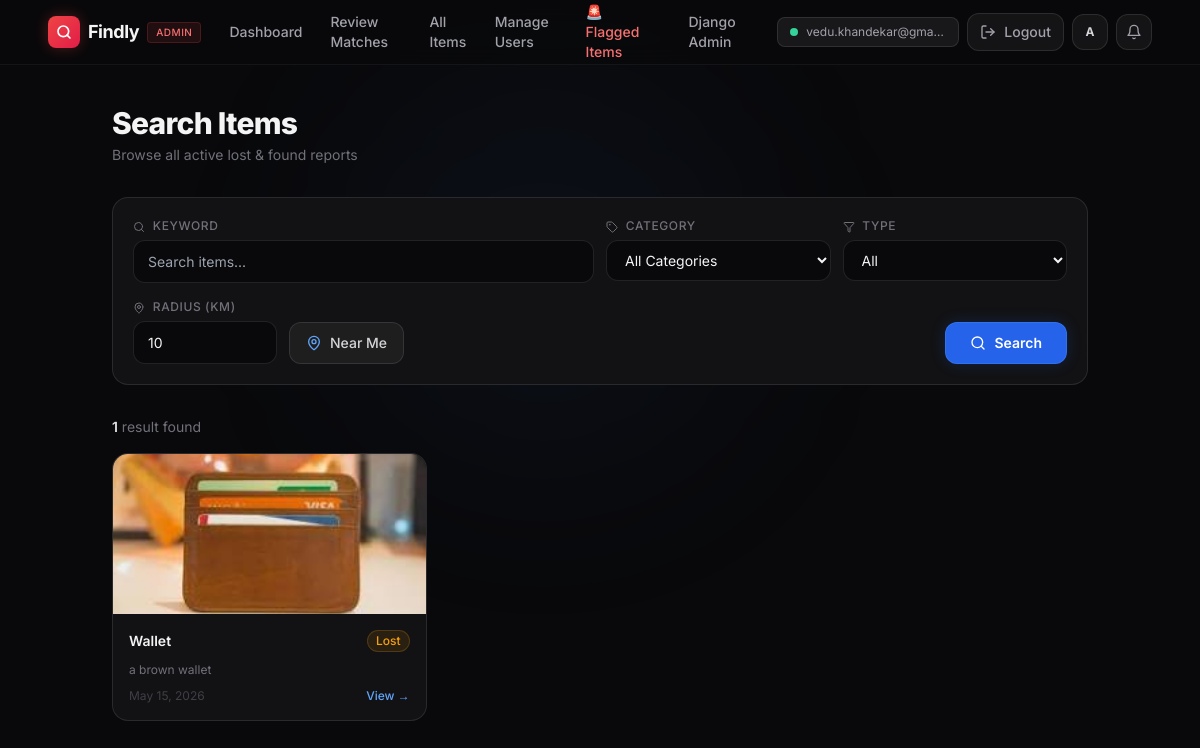
Screenshot of /search/ (signed in) with the database file from the repository.
### core/models.py (models this page shows, shortened)
class User(AbstractBaseUser):
    ROLE_CHOICES = (
        ('Admin', 'Admin'),
        ('User', 'User'),
    )
    GENDER_CHOICES = (
        ('Male', 'Male'),
        ('Female', 'Female'),
        ('Other', 'Other'),
    )
    email = models.EmailField(unique=True)
    first_name = models.CharField(max_length=20, null=True, blank=True)
    last_name = models.CharField(max_length=20, null=True, blank=True)
    gender = models.CharField(max_length=10, choices=GENDER_CHOICES, null=True, blank=True)
    mobile = models.CharField(max_length=15, null=True, blank=True)
    role = models.CharField(max_length=20, choices=ROLE_CHOICES, default='User')
    rating_score = models.DecimalField(max_digits=3, decimal_places=2, default=5.00)
    profile_image = models.ImageField(upload_to='profile_images/', null=True, blank=True)
    reward_amount = models.DecimalField(max_digits=8, decimal_places=2, default=0.00)
    otp_code = models.CharField(max_length=6, null=True, blank=True)
    otp_created_at = models.DateTimeField(null=True, blank=True)
    is_active = models.BooleanField(default=False)  # User stays inactive until OTP is verified
    is_staff = models.BooleanField(default=False)
    is_admin = models.BooleanField(default=False)
    created_at = models.DateTimeField(auto_now_add=True)
    updated_at = models.DateTimeField(auto_now=True)
    objects = UserManager()
    USERNAME_FIELD = 'email'
    REQUIRED_FIELDS = []

class Item(models.Model):
    REPORT_TYPE_CHOICES = [('Lost', 'Lost'), ('Found', 'Found')]
    CATEGORY_CHOICES = [
        ('Electronics', 'Electronics'),
        ('Wallet',      'Wallet'),
        ('Keys',        'Keys'),
        ('Bag',         'Bag'),
        ('Documents',   'Documents'),
        ('Jewellery',   'Jewellery'),
        ('Clothing',    'Clothing'),
        ('Other',       'Other'),
    ]
    STATUS_CHOICES = [
        ('Active',    'Active'),
        ('Matching',  'Matching'),
        ('Recovered', 'Recovered'),
        ('Blocked',   'Blocked'),
        ('UnderReview', 'Under Review'),
    ]
    item_id         = models.UUIDField(primary_key=True, default=uuid.uuid4, editable=False)
    reporter        = models.ForeignKey(User, on_delete=models.CASCADE, related_name='reported_items')
    report_type     = models.CharField(max_length=5,  choices=REPORT_TYPE_CHOICES)
    category        = models.CharField(max_length=20, choices=CATEGORY_CHOICES)
    description     = models.TextField()
    image           = models.ImageField(upload_to='item_images/', blank=True, null=True)
    qr_code_id      = models.CharField(max_length=100, unique=True, blank=True, null=True)
    latitude        = models.DecimalField(max_digits=22, decimal_places=16, default=0)
    longitude       = models.DecimalField(max_digits=22, decimal_places=16, default=0)
    status          = models.CharField(max_length=15, choices=STATUS_CHOICES, default='Active')
    timestamp_event = models.DateTimeField()
    reward_amount   = models.DecimalField(max_digits=8, decimal_places=2, default=0.00)
    created_at      = models.DateTimeField(auto_now_add=True)
    is_sensitive    = models.BooleanField(default=False)
    is_blocked      = models.BooleanField(default=False)
    blocked_reason  = models.CharField(max_length=255, null=True, blank=True)
    blocked_by      = models.ForeignKey(User, on_delete=models.SET_NULL, null=True, blank=True, related_name='blocked_items')
    blocked_at      = models.DateTimeField(null=True, blank=True)
    flagged_by      = models.ManyToManyField(User, blank=True, related_name='flagged_items')
    flag_count      = models.IntegerField(default=0)

### core/views.py (the view, shortened to what this page needs)
# urls.py: path('search/', views.search_items_view, name='search_items'),
def search_items_view(request):
    form  = ItemSearchForm(request.GET or None)
    items = Item.objects.filter(status='Active', is_blocked=False)
    return render(request, 'core/search.html', {'form': form, 'items': items})

### core/forms.py
class ItemSearchForm(forms.Form):
    query       = forms.CharField(
        required=False,
        widget=forms.TextInput(attrs={'class': 'form-control', 'placeholder': 'Search items...'})
    )
    category    = forms.ChoiceField(
        required=False,
        choices=[('', 'All Categories')] + Item.CATEGORY_CHOICES,
        widget=forms.Select(attrs={'class': 'form-select'})
    )
    report_type = forms.ChoiceField(
        required=False,
        choices=[('', 'All'), ('Lost', 'Lost'), ('Found', 'Found')],
        widget=forms.Select(attrs={'class': 'form-select'})
    )
    latitude    = forms.DecimalField(required=False, widget=forms.HiddenInput())
    longitude   = forms.DecimalField(required=False, widget=forms.HiddenInput())
    radius_km   = forms.IntegerField(
        required=False, initial=10,
        widget=forms.NumberInput(attrs={'class': 'form-control', 'placeholder': 'Radius (km)'})
    )

### templates/core/search.html (shortened to what this page needs)
<!DOCTYPE html>
<html lang="en">
<head>
    <script src="https://cdn.tailwindcss.com"></script>
</head>
<body class="bg-[#09090B] text-zinc-50 font-sans antialiased min-h-screen">
{% if request.user.is_authenticated %}
    {% if request.user.role == 'Admin' %}
        {% include 'navbar_admin.html' %}
    {% else %}
        {% include 'navbar_user.html' %}
    {% endif %}
{% else %}
    {% include 'navbar.html' %}
{% endif %}
<main class="max-w-5xl mx-auto px-4 sm:px-6 py-10 relative">
    <div class="mb-8">
        <h1 class="text-3xl font-extrabold tracking-tight text-zinc-100">Search Items</h1>
        <p class="text-zinc-500 text-sm mt-1">Browse all active lost & found reports</p>
    </div>
    <form method="GET" class="bg-[#121214] border border-white/10 rounded-2xl p-5 mb-8">
        <div class="grid grid-cols-1 sm:grid-cols-2 lg:grid-cols-4 gap-3 mb-4">
            <div class="lg:col-span-2">
                <label class="block text-xs font-medium text-zinc-500 uppercase tracking-wider mb-1.5">
                    <i data-lucide="search" class="w-3 h-3 inline mr-1"></i> Keyword
                </label>
                {{ form.query }}
            </div>
            <div>
                <label class="block text-xs font-medium text-zinc-500 uppercase tracking-wider mb-1.5">
                    <i data-lucide="tag" class="w-3 h-3 inline mr-1"></i> Category
                </label>
                {{ form.category }}
            </div>
            <div>
                <label class="block text-xs font-medium text-zinc-500 uppercase tracking-wider mb-1.5">
                    <i data-lucide="filter" class="w-3 h-3 inline mr-1"></i> Type
                </label>
                {{ form.report_type }}
            </div>
        </div>
        <div class="flex flex-col sm:flex-row gap-3 items-start sm:items-end">
            <div class="w-full sm:w-36">
                <label class="block text-xs font-medium text-zinc-500 uppercase tracking-wider mb-1.5">
                    <i data-lucide="map-pin" class="w-3 h-3 inline mr-1"></i> Radius (km)
                </label>
                {{ form.radius_km }}
            </div>
            <button type="button" onclick="getLocation()"
                class="inline-flex items-center gap-2 px-4 py-2.5 rounded-xl border border-white/10 bg-white/5 text-zinc-300 text-sm font-medium hover:bg-white/10 transition-all whitespace-nowrap">
                <i data-lucide="map-pin" class="w-4 h-4 text-blue-400"></i> Near Me
            </button>
            <button type="submit"
                class="ml-auto inline-flex items-center gap-2 px-6 py-2.5 rounded-xl bg-blue-600 hover:bg-blue-500 text-white text-sm font-semibold transition-all shadow-[0_0_15px_rgba(37,99,235,0.2)] border border-blue-500/50">
                <i data-lucide="search" class="w-4 h-4"></i> Search
            </button>
        </div>
    </form>
    {% if items %}
        <div class="flex items-center justify-between mb-4">
            <p class="text-zinc-500 text-sm">
                <span class="text-zinc-200 font-semibold">{{ items|length }}</span>
                result{{ items|length|pluralize }} found
            </p>
        </div>
        <div class="grid grid-cols-1 sm:grid-cols-2 lg:grid-cols-3 gap-4">
            {% for item in items %}
            <a href="{% url 'core:item_detail' item.item_id %}"
                class="bg-[#121214] border border-white/10 rounded-2xl overflow-hidden hover:border-white/25 hover:-translate-y-0.5 transition-all group block">
                {% if item.image %}
                    <img src="{{ item.image.url }}" class="w-full h-40 object-cover"/>
                {% endif %}
                <div class="p-4">
                    <div class="flex items-center justify-between mb-2">
                        <span class="font-semibold text-zinc-100 text-sm">{{ item.category }}</span>
                        {% if item.report_type == 'Lost' %}
                            <span class="px-2 py-0.5 rounded-full text-xs font-medium bg-amber-500/10 text-amber-500 border border-amber-500/20">Lost</span>
                        {% else %}
                            <span class="px-2 py-0.5 rounded-full text-xs font-medium bg-emerald-500/10 text-emerald-500 border border-emerald-500/20">Found</span>
                        {% endif %}
                    </div>
                    <p class="text-zinc-500 text-xs leading-relaxed mb-2">{{ item.description|truncatechars:70 }}</p>
                    <div class="flex items-center justify-between">
                        <p class="text-zinc-700 text-xs">{{ item.created_at|date:"M d, Y" }}</p>
                        <span class="text-xs text-blue-400 group-hover:text-blue-300 transition-colors font-medium">View →</span>
                    </div>
                </div>
            </a>
            {% endfor %}
        </div>
    {% endif %}
</main>
</body>
</html>

### templates/navbar_admin.html (shortened to what this page needs)
<header class="border-b border-white/5 bg-[#09090B]/80 backdrop-blur-md sticky top-0 z-50">
  <div class="max-w-6xl mx-auto px-4 sm:px-6 h-16 flex items-center justify-between gap-4">
    <a href="{% url 'found:admin_dashboard' %}" class="flex items-center gap-2 flex-shrink-0">
      <div class="w-8 h-8 rounded-lg bg-gradient-to-br from-red-500 to-rose-600 flex items-center justify-center shadow-[0_0_15px_rgba(239,68,68,0.3)]">
        <svg xmlns="http://www.w3.org/2000/svg" class="w-4 h-4 text-white" viewBox="0 0 24 24" fill="none" stroke="currentColor" stroke-width="2.5" stroke-linecap="round" stroke-linejoin="round"><circle cx="11" cy="11" r="8"/><path d="m21 21-4.35-4.35"/></svg>
      </div>
      <span class="text-lg font-bold tracking-tight text-zinc-100">Findly</span>
      <span class="hidden sm:block px-2 py-0.5 text-[10px] font-medium uppercase tracking-wider bg-red-500/10 text-red-400 rounded border border-red-500/20">Admin</span>
    </a>
    <nav class="hidden md:flex items-center gap-1">
      <a href="{% url 'found:admin_dashboard' %}"
        class="px-3 py-2 rounded-lg text-sm font-medium text-zinc-400 hover:text-zinc-100 hover:bg-white/5 transition-all">
        Dashboard
      </a>
      <a href="{% url 'found:review_match' %}"
        class="px-3 py-2 rounded-lg text-sm font-medium text-zinc-400 hover:text-zinc-100 hover:bg-white/5 transition-all">
        Review Matches
      </a>
      <a href="{% url 'core:search_items' %}"
        class="px-3 py-2 rounded-lg text-sm font-medium text-zinc-400 hover:text-zinc-100 hover:bg-white/5 transition-all">
        All Items
      </a>
      <a href="{% url 'found:manage_users' %}"
        class="px-3 py-2 rounded-lg text-sm font-medium text-zinc-400 hover:text-zinc-100 hover:bg-white/5 transition-all">
        Manage Users
      </a>
      <a href="{% url 'found:flagged_items' %}"
      class="px-3 py-2 rounded-lg text-sm font-medium text-red-400 hover:text-red-300 hover:bg-red-500/5 transition-all">
      🚨 Flagged Items
      </a>
      <a href="/admin/"
        class="px-3 py-2 rounded-lg text-sm font-medium text-zinc-400 hover:text-zinc-100 hover:bg-white/5 transition-all">
        Django Admin
      </a>
    </nav>
    <div class="flex items-center gap-2 flex-shrink-0">
      <div class="hidden sm:flex items-center gap-2 px-3 py-1.5 rounded-lg bg-zinc-900 border border-white/10">
        <div class="w-2 h-2 rounded-full bg-emerald-400 animate-pulse"></div>
        <span class="text-xs text-zinc-400 max-w-[140px] truncate">{{ request.user.email }}</span>
      </div>
      <a href="{% url 'core:logout' %}"
        class="inline-flex items-center gap-2 px-3 py-2 rounded-xl border border-white/10 bg-white/5 text-zinc-400 text-sm font-medium hover:text-red-400 hover:border-red-500/30 hover:bg-red-500/5 transition-all">
        <svg xmlns="http://www.w3.org/2000/svg" class="w-4 h-4" viewBox="0 0 24 24" fill="none" stroke="currentColor" stroke-width="2" stroke-linecap="round" stroke-linejoin="round"><path d="M9 21H5a2 2 0 0 1-2-2V5a2 2 0 0 1 2-2h4"/><polyline points="16 17 21 12 16 7"/><line x1="21" y1="12" x2="9" y2="12"/></svg>
        <span class="hidden sm:inline">Logout</span>
      </a>
      <a href="{% url 'core:profile' %}"
        class="relative inline-flex items-center justify-center w-9 h-9 rounded-xl border border-white/10 bg-white/5 hover:border-white/20 transition-all overflow-hidden">
        {% if request.user.profile_image %}
            <img src="{{ request.user.profile_image.url }}" class="w-full h-full object-cover"/>
        {% else %}
            <span class="text-xs font-bold text-zinc-300">
              {{ request.user.first_name|default:"A"|first|upper }}{{ request.user.last_name|default:""|first|upper }}
            </span>
        {% endif %}
      </a>
      <a href="{% url 'core:notifications' %}"
        class="relative inline-flex items-center justify-center w-9 h-9 rounded-xl border border-white/10 bg-white/5 text-zinc-400 hover:text-zinc-100 hover:border-white/20 transition-all">
        <svg xmlns="http://www.w3.org/2000/svg" class="w-4 h-4" viewBox="0 0 24 24" fill="none" stroke="currentColor" stroke-width="2" stroke-linecap="round" stroke-linejoin="round"><path d="M18 8A6 6 0 0 0 6 8c0 7-3 9-3 9h18s-3-2-3-9"/><path d="M13.73 21a2 2 0 0 1-3.46 0"/></svg>
      </a>
    </div>
  </div>
</header>

### templates/core/search.html (style rules this page uses)
select, input[type="text"], input[type="number"] { width: 100%; padding: 10px 14px; background: #09090B; border: 1px solid rgba(255,255,255,0.1); border-radius: 12px; color: #f4f4f5; font-size: 14px; font-family: 'Inter', sans-serif; transition: all 0.2s; outline: none; }
select option { background: #18181B; }

### rows the page displays
User: user.email "vedu.khandekar@gma…", user.first_name|first "A"
Item: image (picture), category "Wallet", report_type "Lost", description "a brown wallet", created_at "May 15, 2026"

### other values shown
{{ items|length }} "1"
